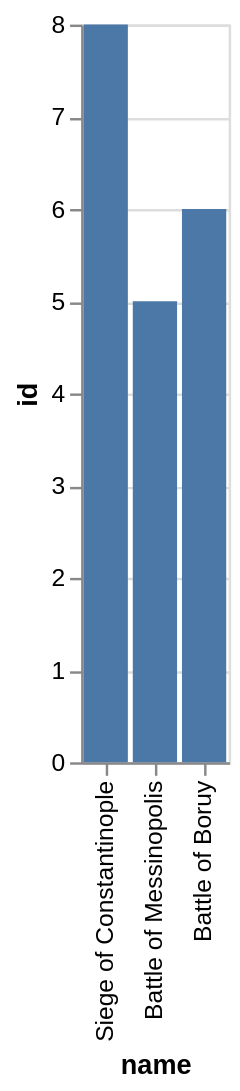

Express this chart as Vega-Lite.
### Vega-Lite specification from a JSON file in a GitHub repository (floating-point values rounded to 4 significant figures)
{"data": {"values": [{"x_data": "Siege of Constantinople", "y_data": 8}, {"x_data": "Battle of Messinopolis", "y_data": 5}, {"x_data": "Battle of Boruy", "y_data": 6}]}, "mark": "bar", "encoding": {"x": {"field": "x_data", "type": "nominal", "title": "name", "sort": "descending"}, "y": {"field": "y_data", "type": "quantitative", "title": "id"}}}
